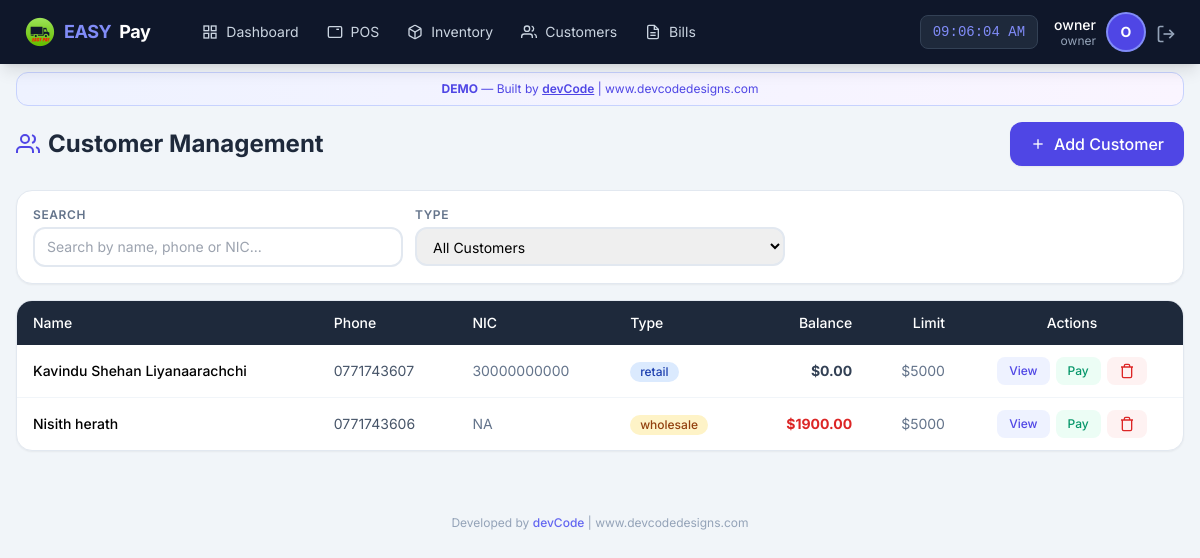
/customer/list (signed in), run on an earlier commit of the app's database.
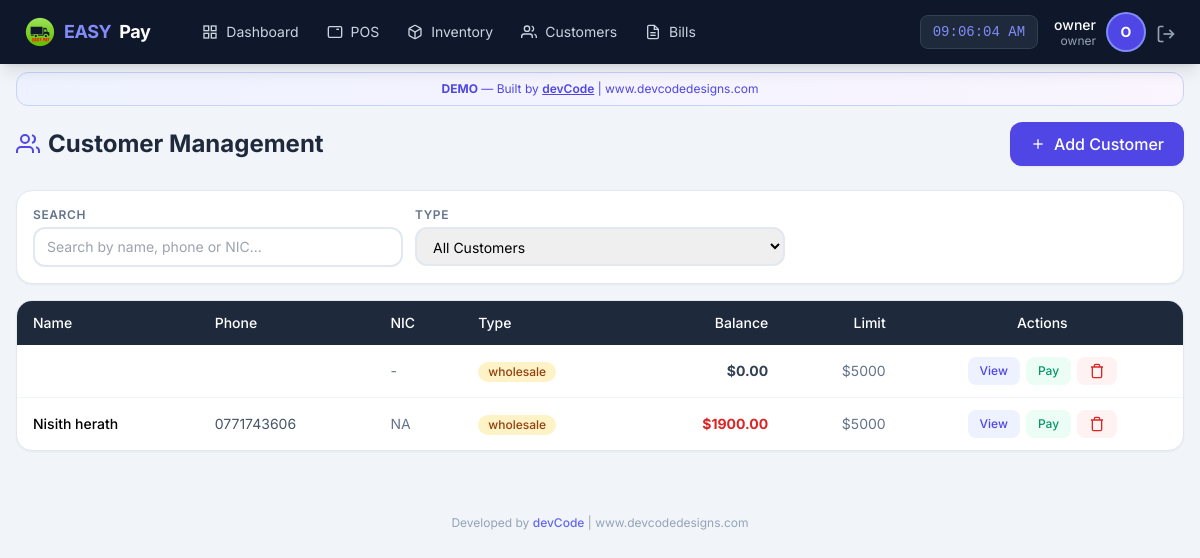
And on a later commit of the database.
### app/models/user.py (models this page shows, shortened)
class User(UserMixin, db.Model):
    __tablename__ = 'users'
    id = db.Column(db.Integer, primary_key=True)
    username = db.Column(db.String(50), unique=True, nullable=False)
    email = db.Column(db.String(120), unique=True, nullable=False)
    password_hash = db.Column(db.String(255), nullable=False)
    role = db.Column(db.String(20), default='staff')  # owner, manager, staff
    is_active = db.Column(db.Boolean, default=True)
    created_at = db.Column(db.DateTime, default=datetime.utcnow)
    last_login = db.Column(db.DateTime)
    orders = db.relationship('Order', backref='cashier_rel', lazy=True, foreign_keys='Order.user_id')

### app/models/customer.py (models this page shows, shortened)
class Customer(db.Model):
    __tablename__ = 'customers'
    id = db.Column(db.Integer, primary_key=True)
    name = db.Column(db.String(100), nullable=False)
    phone = db.Column(db.String(20), unique=True, nullable=False)
    email = db.Column(db.String(120))
    address = db.Column(db.Text)
    nic = db.Column(db.String(20))  # National ID Card
    customer_type = db.Column(db.String(20), default='retail')
    balance = db.Column(db.Float, default=0.0)
    credit_limit = db.Column(db.Float, default=5000.0)
    total_purchases = db.Column(db.Float, default=0.0)
    total_paid = db.Column(db.Float, default=0.0)
    is_active = db.Column(db.Boolean, default=True)
    notes = db.Column(db.Text)
    created_at = db.Column(db.DateTime, default=datetime.utcnow)
    updated_at = db.Column(db.DateTime, default=datetime.utcnow, onupdate=datetime.utcnow)
    orders = db.relationship('Order', backref='customer_rel', lazy=True)
    payments = db.relationship('Payment', backref='customer_rel', lazy=True)

### app/routes/customer.py (the view)
@customer_bp.route('/list')
@login_required
def list_customers():
    customers = Customer.query.filter_by(is_active=True).order_by(Customer.customer_type, Customer.name).all()
    return render_template('customer/list.html', customers=customers)

### app/models/user.py (called while the page is built)
@login_manager.user_loader
def load_user(user_id):
    return User.query.get(int(user_id))

### app/templates/customer/list.html (shortened to what this page needs)
{% extends "base.html" %}
{% block content %}
<div class="max-w-7xl mx-auto px-4 py-4">
    <div class="flex flex-col sm:flex-row justify-between items-start sm:items-center gap-3 mb-6">
        <h1 class="text-2xl font-bold text-slate-800 flex items-center gap-2">
            <svg class="icon-lg text-indigo-600" viewBox="0 0 24 24" fill="none" stroke="currentColor" stroke-width="2">
                <path d="M17 21v-2a4 4 0 0 0-4-4H5a4 4 0 0 0-4 4v2"></path>
                <circle cx="9" cy="7" r="4"></circle>
                <path d="M23 21v-2a4 4 0 0 0-3-3.87"></path>
                <path d="M16 3.13a4 4 0 0 1 0 7.75"></path>
            </svg>
            Customer Management
        </h1>
        <button onclick="showAddCustomer()" class="bg-indigo-600 text-white px-5 py-2.5 rounded-xl font-medium hover:bg-indigo-700 transition flex items-center gap-2 shadow-sm">
            <svg class="icon-sm" viewBox="0 0 24 24" fill="none" stroke="currentColor" stroke-width="2">
                <line x1="12" y1="5" x2="12" y2="19"></line>
                <line x1="5" y1="12" x2="19" y2="12"></line>
            </svg>
            Add Customer
        </button>
    </div>
    <div class="bg-white rounded-2xl shadow-sm border border-slate-200 p-4 mb-4">
        <div class="grid grid-cols-1 md:grid-cols-3 gap-3">
            <div>
                <label class="block text-xs font-semibold text-slate-500 uppercase tracking-wider mb-1">Search</label>
                <input type="text" id="custSearch" class="w-full border-2 border-slate-200 rounded-xl px-3 py-2 text-sm focus:border-indigo-400 focus:outline-none"
                       placeholder="Search by name, phone or NIC..." onkeyup="filterTable()">
            </div>
            <div>
                <label class="block text-xs font-semibold text-slate-500 uppercase tracking-wider mb-1">Type</label>
                <select id="typeFilter" class="w-full border-2 border-slate-200 rounded-xl px-3 py-2 text-sm focus:border-indigo-400 focus:outline-none" onchange="filterTable()">
                    <option value="all">All Customers</option>
                </select>
            </div>
        </div>
    </div>
    <div class="bg-white rounded-2xl shadow-sm border border-slate-200 overflow-hidden">
        <div class="overflow-x-auto">
            <table class="w-full text-sm" id="custTable">
                <thead>
                    <tr class="bg-slate-800 text-white">
                        <th class="px-4 py-3 text-left font-medium">Name</th>
                        <th class="px-4 py-3 text-left font-medium">Phone</th>
                        <th class="px-4 py-3 text-left font-medium hidden lg:table-cell">NIC</th>
                        <th class="px-4 py-3 text-left font-medium">Type</th>
                        <th class="px-4 py-3 text-right font-medium">Balance</th>
                        <th class="px-4 py-3 text-right font-medium hidden md:table-cell">Limit</th>
                        <th class="px-4 py-3 text-center font-medium">Actions</th>
                    </tr>
                </thead>
                <tbody class="divide-y divide-slate-100">
                    {% for customer in customers %}
                    <tr class="hover:bg-slate-50 transition" id="customer-row-{{ customer.id }}">
                        <td class="px-4 py-3 font-medium">{{ customer.name }}</td>
                        <td class="px-4 py-3 text-slate-600">{{ customer.phone }}</td>
                        <td class="px-4 py-3 text-slate-500 hidden lg:table-cell">{{ customer.nic or '-' }}</td>
                        <td class="px-4 py-3">
                            <span class="inline-flex items-center px-2.5 py-0.5 rounded-full text-xs font-medium
                                {{ 'bg-amber-100 text-amber-800' if customer.customer_type == 'wholesale' else 'bg-blue-100 text-blue-800' }}">
                                {{ customer.customer_type }}
                            </span>
                        </td>
                        <td class="px-4 py-3 text-right font-bold {{ 'text-red-600' if customer.balance > 0 else 'text-slate-700' }}">
                            ${{ "%.2f"|format(customer.balance) }}
                        </td>
                        <td class="px-4 py-3 text-right text-slate-500 hidden md:table-cell">${{ "%.0f"|format(customer.credit_limit) }}</td>
                        <td class="px-4 py-3">
                            <div class="flex items-center justify-center gap-1.5">
                                <button onclick="viewCustomer({{ customer.id }})"
                                        class="px-3 py-1.5 bg-indigo-50 text-indigo-600 text-xs font-medium rounded-lg hover:bg-indigo-100">
                                    View
                                </button>
                                <button onclick="showPayment({{ customer.id }}, '{{ customer.name }}', {{ customer.balance }})"
                                        class="px-3 py-1.5 bg-emerald-50 text-emerald-600 text-xs font-medium rounded-lg hover:bg-emerald-100">
                                    Pay
                                </button>
                                <button onclick="confirmDelete({{ customer.id }}, '{{ customer.name }}')"
                                        class="px-3 py-1.5 bg-red-50 text-red-600 text-xs font-medium rounded-lg hover:bg-red-100">
                                    <svg class="icon-sm" viewBox="0 0 24 24" fill="none" stroke="currentColor" stroke-width="2">
                                        <polyline points="3 6 5 6 21 6"></polyline>
                                        <path d="M19 6v14a2 2 0 0 1-2 2H7a2 2 0 0 1-2-2V6m3 0V4a2 2 0 0 1 2-2h4a2 2 0 0 1 2 2v2"></path>
                                    </svg>
                                </button>
                            </div>
                        </td>
                    </tr>
                    {% else %}
                    <tr>
                        <td colspan="7" class="px-4 py-8 text-center text-slate-400">No customers found</td>
                    </tr>
                    {% endfor %}
                </tbody>
            </table>
        </div>
    </div>
</div>
{% endblock %}

### app/templates/base.html (shortened to what this page needs)
<!DOCTYPE html>
<html lang="en">
<head>
    <script src="https://cdn.tailwindcss.com"></script>
</head>
<body class="bg-slate-100 min-h-screen">
    <nav class="bg-slate-900 text-white shadow-lg fixed top-0 left-0 right-0 z-50">
        <div class="flex justify-between items-center px-4 lg:px-6 h-16">
            <div class="flex items-center gap-6">
                <a href="{{ url_for('pos.dashboard') }}" class="flex items-center gap-2 text-lg font-bold tracking-tight">
                    <img src="{{ url_for('static', filename='img/easypay-logo.png') }}"
                        alt="EASY PAY"
                        class="w-8 h-8 object-contain">
                    <span class="text-indigo-400">EASY</span>Pay
                </a>
                {% if current_user.is_authenticated %}
                <div class="hidden lg:flex items-center gap-1 ml-4">
                    <a href="{{ url_for('pos.dashboard') }}" class="nav-link px-3 py-2 text-sm text-slate-300 hover:text-white flex items-center gap-2">
                        <svg class="icon-sm" viewBox="0 0 24 24" fill="none" stroke="currentColor" stroke-width="2">
                            <rect x="3" y="3" width="7" height="7"></rect><rect x="14" y="3" width="7" height="7"></rect>
                            <rect x="14" y="14" width="7" height="7"></rect><rect x="3" y="14" width="7" height="7"></rect>
                        </svg>
                        Dashboard
                    </a>
                    <a href="{{ url_for('pos.terminal') }}" class="nav-link px-3 py-2 text-sm text-slate-300 hover:text-white flex items-center gap-2">
                        <svg class="icon-sm" viewBox="0 0 24 24" fill="none" stroke="currentColor" stroke-width="2">
                            <rect x="2" y="4" width="20" height="16" rx="2"></rect>
                            <line x1="6" y1="8" x2="6" y2="8"></line><line x1="10" y1="8" x2="10" y2="8"></line>
                            <line x1="14" y1="8" x2="18" y2="8"></line>
                        </svg>
                        POS
                    </a>
                    <a href="{{ url_for('inventory.manage') }}" class="nav-link px-3 py-2 text-sm text-slate-300 hover:text-white flex items-center gap-2">
                        Inventory
                    </a>
                    <a href="{{ url_for('customer.list_customers') }}" class="nav-link px-3 py-2 text-sm text-slate-300 hover:text-white flex items-center gap-2">
                        <svg class="icon-sm" viewBox="0 0 24 24" fill="none" stroke="currentColor" stroke-width="2">
                            <path d="M17 21v-2a4 4 0 0 0-4-4H5a4 4 0 0 0-4 4v2"></path>
                            <circle cx="9" cy="7" r="4"></circle>
                            <path d="M23 21v-2a4 4 0 0 0-3-3.87"></path>
                            <path d="M16 3.13a4 4 0 0 1 0 7.75"></path>
                        </svg>
                        Customers
                    </a>
                    {% if current_user.role in ['owner','manager'] %}
                    <a href="{{ url_for('pos.bills') }}" class="nav-link px-3 py-2 text-sm text-slate-300 hover:text-white flex items-center gap-2">
                        <svg class="icon-sm" viewBox="0 0 24 24" fill="none" stroke="currentColor" stroke-width="2">
                            <path d="M14 2H6a2 2 0 0 0-2 2v16a2 2 0 0 0 2 2h12a2 2 0 0 0 2-2V8z"></path>
                            <polyline points="14 2 14 8 20 8"></polyline>
                            <line x1="16" y1="13" x2="8" y2="13"></line><line x1="16" y1="17" x2="8" y2="17"></line>
                        </svg>
                        Bills
                    </a>
                    {% endif %}
                </div>
                {% endif %}
            </div>
            {% if current_user.is_authenticated %}
            <div class="flex items-center gap-4">
                <span id="liveClock" class="hidden sm:block text-sm font-mono bg-slate-800 px-3 py-1.5 rounded-lg text-indigo-400 border border-slate-700"></span>
                <div class="flex items-center gap-3">
                    <div class="hidden sm:block text-right">
                        <p class="text-sm font-medium leading-tight">{{ current_user.username }}</p>
                        <p class="text-xs text-slate-400 leading-tight">{{ current_user.role }}</p>
                    </div>
                    <div class="w-9 h-9 bg-indigo-600 rounded-full flex items-center justify-center text-sm font-bold ring-2 ring-indigo-400">
                        {{ current_user.username[0]|upper }}
                    </div>
                    <a href="{{ url_for('auth.logout') }}" class="text-slate-400 hover:text-red-400 transition" title="Logout">
                        <svg class="icon" viewBox="0 0 24 24" fill="none" stroke="currentColor" stroke-width="2">
                            <path d="M9 21H5a2 2 0 0 1-2-2V5a2 2 0 0 1 2-2h4"></path>
                            <polyline points="16 17 21 12 16 7"></polyline>
                            <line x1="21" y1="12" x2="9" y2="12"></line>
                        </svg>
                    </a>
                </div>
            </div>
            {% endif %}
        </div>
    </nav>
    <div class="pt-16 pb-20 lg:pb-4">
        <div class="max-w-7xl mx-auto px-4 mt-2">
            <div class="bg-gradient-to-r from-indigo-50 to-purple-50 border border-indigo-200 rounded-xl px-4 py-2 text-center text-xs text-indigo-600">
                <strong>DEMO</strong> — Built by <a href="https://www.devcodedesigns.com" target="_blank" class="underline font-semibold hover:text-indigo-800">devCode</a> | www.devcodedesigns.com
            </div>
        </div>
        {% block content %}{% endblock %}
        <footer class="max-w-7xl mx-auto px-4 py-4 text-center text-xs text-slate-400 mt-8">
            Developed by <a href="https://www.devcodedesigns.com" target="_blank" class="text-indigo-500 hover:text-indigo-700 font-medium">devCode</a> | www.devcodedesigns.com
        </footer>
    </div>
</body>
</html>

### app/templates/base.html (style rules this page uses)
body { font-family: 'Inter', system-ui, sans-serif; }
.nav-link { transition: all 0.2s; }
.icon { width: 20px; height: 20px; display: inline-block; vertical-align: middle; }
.icon-sm { width: 16px; height: 16px; }
.icon-lg { width: 24px; height: 24px; }

What changed in the data, as far as the page shows it:
no longer on this page (row edited): Customer: name "Kavindu Shehan Liyanaarachchi", phone "0771743607", nic "30000000000", customer_type "retail", balance "0.00", credit_limit "5000"
added Customer: nic "-", customer_type "wholesale", balance "0.00", credit_limit "5000"
